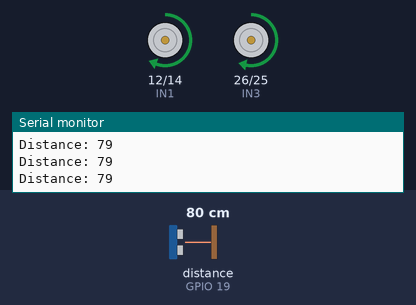
Recording of a sketch running on a simulated ESP32. On the bench: motor-driver pin pairs drawn as motors (green arrow = first pin HIGH = forward, orange = second pin HIGH = backward, longer = more drive, scaled by the enable pin), the last lines printed to the serial monitor. Wiring (inferred from the names in the program): ultrasonic range finder: trigger GPIO 18; echo GPIO 19. Inputs (shaded band) come from the test bench; at power-on: distance to the obstacle (sensor on GPIO 19) 80 cm. The echo pulse lasts 58.3 µs per cm.

Above: at 1.2 s.
1.3 s: distance to the obstacle (sensor on GPIO 19) set to 24 cm
2.8 s: distance to the obstacle (sensor on GPIO 19) set to 19 cm
At 3.8 s:
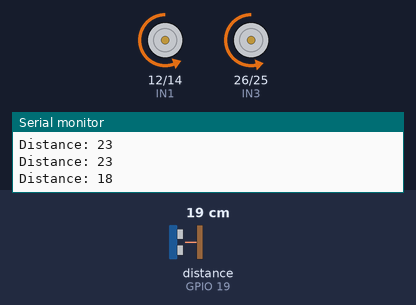
At 5.3 s:
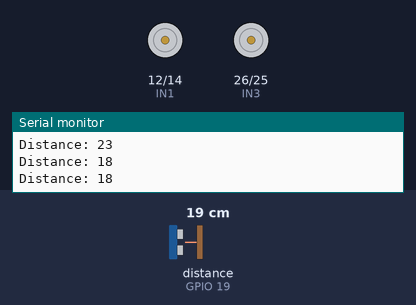
5.8 s: distance to the obstacle (sensor on GPIO 19) set to 35 cm
8.6 s: distance to the obstacle (sensor on GPIO 19) set to 2 cm
At 10.3 s:
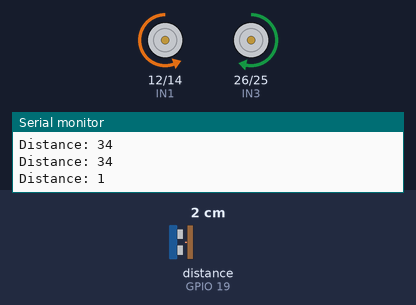
Timing chart, 0 to 12.6 s (numbered marks = the images above; inputs shaded):
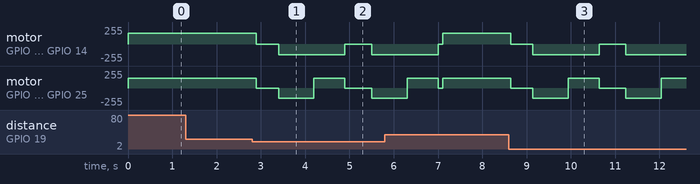

Measured:
- the behaviour switches between 22 and 21 cm on distance to the obstacle (sensor on GPIO 19) (found by bisection; images 0 and 1)
- after the input at 2.8 s, motor on GPIO 12 (IN1) / GPIO 14 (IN2): alternates backward 160/255 for 1.5 s and stopped for 0.55 s, starting after 0.10 s; motor on GPIO 26 (IN3) / GPIO 25 (IN4): forward 150/255 → stopped after 0.10 s, → backward 150/255 0.50 s later, → forward 150/255 0.80 s later, → stopped 0.70 s later, … (5 changes in this stretch)
- after the input at 8.6 s, motor on GPIO 12 (IN1) / GPIO 14 (IN2): alternates backward 160/255 for 1.5 s and stopped for 0.55 s, starting at once; motor on GPIO 26 (IN3) / GPIO 25 (IN4): forward 150/255 → stopped at once, → backward 150/255 0.50 s later, → forward 150/255 0.80 s later, → stopped 0.70 s later, … (6 changes in this stretch)

The sketch:

obstacle_avoidance.ino
```cpp
// Motor pins
#define ENA 13
#define IN1 12
#define IN2 14
#define ENB 27
#define IN3 26
#define IN4 25

// Ultrasonic pins
#define TRIG_PIN 18
#define ECHO_PIN 19

void setup() {
  // Motor setup
  pinMode(ENA, OUTPUT);
  pinMode(IN1, OUTPUT);
  pinMode(IN2, OUTPUT);
  pinMode(ENB, OUTPUT);
  pinMode(IN3, OUTPUT);
  pinMode(IN4, OUTPUT);
  analogWrite(ENA, 160);
  analogWrite(ENB, 150);

  // Ultrasonic setup
  pinMode(TRIG_PIN, OUTPUT);
  pinMode(ECHO_PIN, INPUT);

  Serial.begin(115200);
}

void loop() {
  int distance = readDistance();

  if (distance > 20) {
    moveForward();
  } else {
    stopMotors();
    delay(500);
    moveBackward();
    delay(800);
    turnRight();
    delay(700);
    stopMotors();
  }

  delay(100);
}

// === Ultrasonic Distance Function ===
int readDistance() {
  digitalWrite(TRIG_PIN, LOW);
  delayMicroseconds(2);
  digitalWrite(TRIG_PIN, HIGH);
  delayMicroseconds(10);
  digitalWrite(TRIG_PIN, LOW);

  long duration = pulseIn(ECHO_PIN, HIGH, 30000); // Timeout after 30ms
  int distance = duration * 0.034 / 2;

  Serial.print("Distance: ");
  Serial.println(distance);
  return distance;
}

// === Movement Functions ===
void moveForward() {
  digitalWrite(IN1, HIGH);
  digitalWrite(IN2, LOW);
  digitalWrite(IN3, HIGH);
  digitalWrite(IN4, LOW);
}

void moveBackward() {
  digitalWrite(IN1, LOW);
  digitalWrite(IN2, HIGH);
  digitalWrite(IN3, LOW);
  digitalWrite(IN4, HIGH);
}

void turnRight() {
  digitalWrite(IN1, LOW);
  digitalWrite(IN2, HIGH);
  digitalWrite(IN3, HIGH);
  digitalWrite(IN4, LOW);
}

void turnLeft() {
  digitalWrite(IN1, HIGH);
  digitalWrite(IN2, LOW);
  digitalWrite(IN3, LOW);
  digitalWrite(IN4, HIGH);
}

void stopMotors() {
  digitalWrite(IN1, LOW);
  digitalWrite(IN2, LOW);
  digitalWrite(IN3, LOW);
  digitalWrite(IN4, LOW);
}
```
